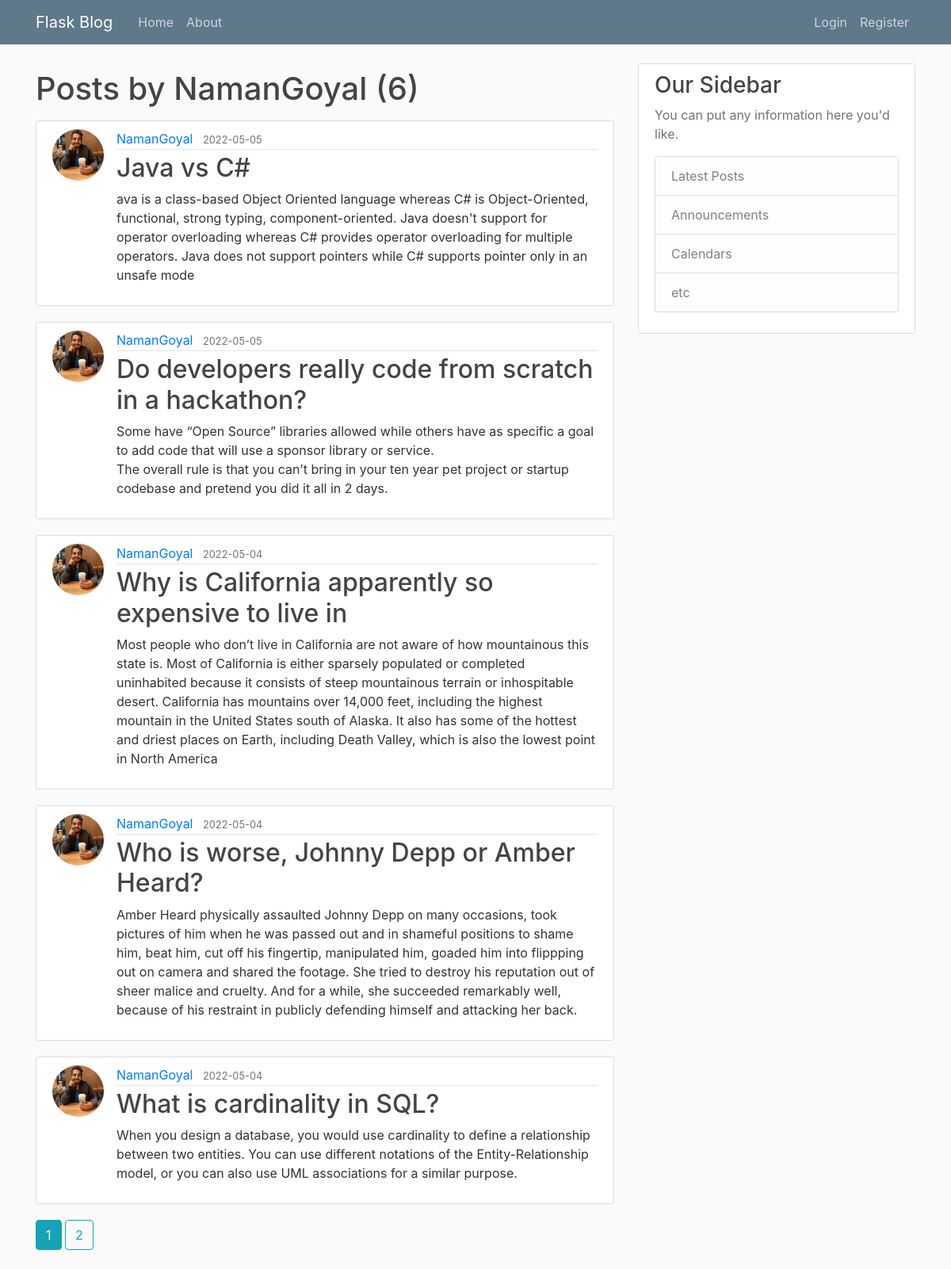
Screenshot of /user/NamanGoyal with the database file from the repository.
### flaskblog/models.py (models this page shows, shortened)
class User(db.Model,UserMixin):
    id = db.Column(db.Integer,primary_key = True)
    username = db.Column(db.String(20),unique = True, nullable = False)
    email = db.Column(db.String(120),unique = True, nullable = False)
    image_file = db.Column(db.String(20),nullable = False, default = 'default.jpg')
    password = db.Column(db.String(60),nullable = False)
    posts = db.relationship('Post',backref='author',lazy = True)

class Post(db.Model):
    id = db.Column(db.Integer, primary_key=True)
    title = db.Column(db.String(100), nullable=False)
    date_posted = db.Column(db.DateTime, nullable=False, default=datetime.utcnow)
    content = db.Column(db.Text, nullable=False)
    user_id = db.Column(db.Integer, db.ForeignKey('user.id'), nullable=False)

### flaskblog/users/routes.py (the view)
@users.route("/user/<string:username>")
def user_posts(username):
    page = request.args.get('page', 1, type=int)
    user = User.query.filter_by(username=username).first_or_404()
    posts = Post.query.filter_by(author=user)\
        .order_by(Post.date_posted.desc())\
        .paginate(page=page, per_page=5)
    return render_template('user_posts.html', posts = posts, user = user)

### flaskblog/templates/user_posts.html (shortened to what this page needs)
{% extends "layout.html" %}
{% block content %}
    <h1 class="mb-3">Posts by {{ user.username }} ({{ posts.total }})</h1>
    {% for post in posts.items %}
    <article class="media content-section">
      <img class ="rounded-circle article-img" src="{{url_for('static',filename='profile_pics/'+ post.author.image_file)}}">
        <div class="media-body">
          <div class="article-metadata">
            <a class="mr-2" href="{{url_for('users.user_posts',username = post.author.username)}}">{{ post.author.username }}</a>
            <small class="text-muted">{{ post.date_posted.strftime('%Y-%m-%d') }}</small>
          </div>
          <h2><a class="article-title" href="{{url_for('posts.post',post_id = post.id)}}">{{ post.title }}</a></h2>
          <p class="article-content">{{ post.content }}</p>
        </div>
      </article>
      {% endfor %}
      {% for page_num in posts.iter_pages(left_edge=1, right_edge=1, left_current=1, right_current=2) %}
        {% if page_num %}
          {% if posts.page == page_num %}
            <a class="btn btn-info mb-4" href="{{ url_for('users.user_posts',username = user.username, page=page_num) }}">{{ page_num }}</a>
          {% else %}
            <a class="btn btn-outline-info mb-4" href="{{ url_for('users.user_posts',username = user.username, page=page_num) }}">{{ page_num }}</a>
          {% endif %}
        {% else %}
          ...
        {% endif %}
      {% endfor %}
  {% endblock content %}

### flaskblog/static/main.css (style rules this page uses)
body { background: #fafafa; color: #333333; margin-top: 5rem; }
h1, h2, h3, h4, h5, h6 { color: #444444; }
.content-section { background: #ffffff; padding: 10px 20px; border: 1px solid #dddddd; border-radius: 3px; margin-bottom: 20px; }
.article-title { color: #444444; }
.article-content { white-space: pre-line; }
.article-img { height: 65px; width: 65px; margin-right: 16px; }
.article-metadata { padding-bottom: 1px; margin-bottom: 4px; border-bottom: 1px solid #e3e3e3 }

### rows the page displays
User: username "NamanGoyal"
Post: image_file (picture), author.username "NamanGoyal", date_posted "2022-05-05", title "Java vs C#", content "ava is a class-based Object Oriented language whereas C# is Object-Oriented, functional, strong typing, component-oriented. Java doesn't support for operator overloading whereas C# provides operator overloading for multiple operators. Java does not support pointers while C# supports pointer only in an unsafe mode"
Post: image_file (picture), author.username "NamanGoyal", date_posted "2022-05-05", title "Do developers really code from scratch in a hackathon?", content "Some have “Open Source” libraries allowed while others have as specific a goal to add code that will use a sponsor library or service. The overall rule is that you can’t bring in your ten year pet project or startup codebase and pretend you did it all in 2 days."
Post: image_file (picture), author.username "NamanGoyal", date_posted "2022-05-04", title "Why is California apparently so expensive to live in", content "Most people who don’t live in California are not aware of how mountainous this state is. Most of California is either sparsely populated or completed uninhabited because it consists of steep mountainous terrain or inhospitable desert. California has mountains over 14,000 feet, including the highest mountain in the United States south of Alaska. It also has some of the hottest and driest places on Earth, including Death Valley, which is also the lowest point in North America"
Post: image_file (picture), author.username "NamanGoyal", date_posted "2022-05-04", title "Who is worse, Johnny Depp or Amber Heard?", content "Amber Heard physically assaulted Johnny Depp on many occasions, took pictures of him when he was passed out and in shameful positions to shame him, beat him, cut off his fingertip, manipulated him, goaded him into flippping out on camera and shared the footage. She tried to destroy his reputation out of sheer malice and cruelty. And for a while, she succeeded remarkably well, because of his restraint in publicly defending himself and attacking her back."
Post: image_file (picture), author.username "NamanGoyal", date_posted "2022-05-04", title "What is cardinality in SQL?", content "When you design a database, you would use cardinality to define a relationship between two entities. You can use different notations of the Entity-Relationship model, or you can also use UML associations for a similar purpose."

### other values shown
{{ posts.total }} "6"
{{ page_num }} "1"
{{ page_num }} "2"
